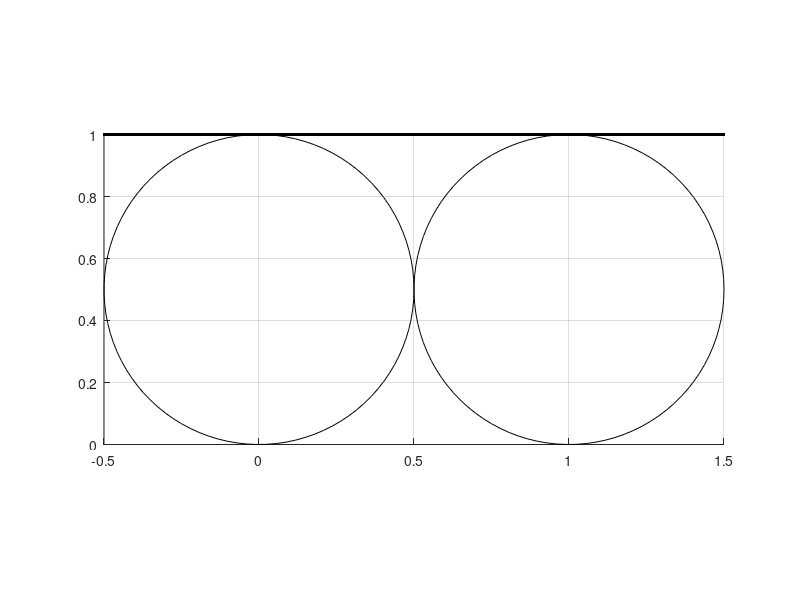

Write MATLAB code to recreate this figure.
% Program narise Fordove kroge C(1/0), C(0/1), C(1/1):
% ulomku p/q ustreza krog z dotikaliscem v p/q
% in polmerom 1/(2q^2)

t = linspace(0,2*pi,100);
s = linspace(-0.5,1.5,1000);

% C(0/1)
x_1 = (1/2)*cos(t);
y_1 = 1/2 + (1/2)*sin(t);

% C(1,1)
x_2 = 1 + (1/2)*cos(t);
y_2 = 1/2 + (1/2)*sin(t);

% C(1/0)
x_3 = s;
y_3 = 1;

hold on
axis equal
axis([-0.5,1.5,0,1]);
grid on
plot(x_1,y_1,'color', 'k')
plot(x_2,y_2,'color', 'k')
plot(x_3,y_3,'color', 'k') 

hold off